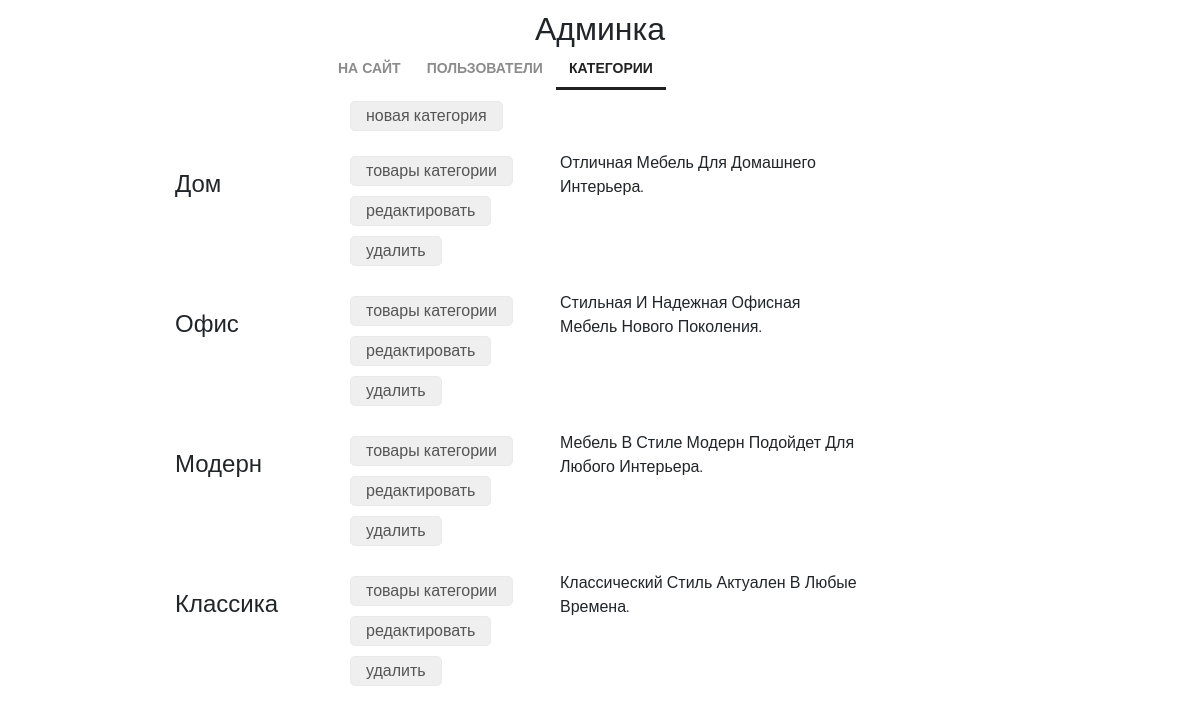
/admin/categories/read/ (signed in), run on the app's committed database.
### mainapp/models.py (models this page shows, shortened)
class ProductCategory(models.Model):
    name = models.CharField(verbose_name="имя", max_length=64, unique=True)
    description = models.TextField(verbose_name="описание", blank=True)
    is_active = models.BooleanField(verbose_name="категория активна", default=True)

### adminapp/views.py (the view)
# urls.py: re_path(r"^categories/update/(?P<pk>\d+)/$", adminapp.ProductCategoryUpdateView.as_view(), name="category_update"),
@user_passes_test(lambda u: u.is_superuser)
def categories(request):
    title = "админка/категории"
    categories_list = ProductCategory.objects.all()
    content = {"title": title, "objects": categories_list, "media_url": settings.MEDIA_URL}
    return render(request, "adminapp/categories.html", content)

### mainapp/context_processors.py (called while the page is built)
def basket(request):
    print("context processor basket works")
    basket = []
    if request.user.is_authenticated:
        basket = Basket.objects.filter(user=request.user)
    return {
        "basket": basket,
    }

### adminapp/templates/adminapp/categories.html
{% extends 'adminapp/base.html' %}
{% load static %}
{% block content %}
<div class="categories_list">
    <button class="new_category">
        <a href={% url 'admin:category_create' %}>новая категория</a>
    </button>
    {% for object in objects %}
    <div class="category_record {% if not object.is_active %}not_active{% endif %}">
        <div class="category_name">
            {{ object.name|title }}
        </div>
        <div class="category_actions">
            <button>
                <a href={% url 'admin:products' object.pk %}>товары категории</a>
            </button>
            <button>
                <a href={% url 'admin:category_update' object.pk %}>редактировать</a>
            </button>
            <button>
                <a href={% url 'admin:category_delete' object.pk %}>удалить</a>
            </button>
        </div>
        <div class="category_desc">
            {{ object.description|title }}
        </div>
    </div>
    {% endfor %}
</div>
{% endblock %}

### static/style.css (style rules this page uses)
* { margin: 0; padding: 0; }
body { font-family: 'Montserrat', sans-serif; }
html, body { height: 100%; }
.categories_list { margin-left: 150px; }
.categories_list .new_category { margin-left: 200px; }
.categories_list button { border: 1px solid #eaeaea; border-radius: 5px; height: 30px; margin: 5px auto; padding: 0 15px; }
.categories_list a { color: #555; text-decoration: none; }
.category_record { height: 125px; margin: 15px auto; position: relative; }
.categories_list .category_name { display: block; float: left; margin-top: 15px; margin-left: 25px; width: 150px; font-size: 150%; }
.category_record .category_actions { display: block; float: left; margin-top: 0px; margin-left: 25px; width: 185px; }
.category_record .category_desc { display: block; float: left; margin-top: 0px; margin-left: 25px; width: 300px; }

### data on the page
ProductCategory: name "Дом", description "Отличная Мебель Для Домашнего Интерьера."
ProductCategory: name "Офис", description "Стильная И Надежная Офисная Мебель Нового Поколения."
ProductCategory: name "Модерн", description "Мебель В Стиле Модерн Подойдет Для Любого Интерьера."
ProductCategory: name "Классика", description "Классический Стиль Актуален В Любые Времена."
